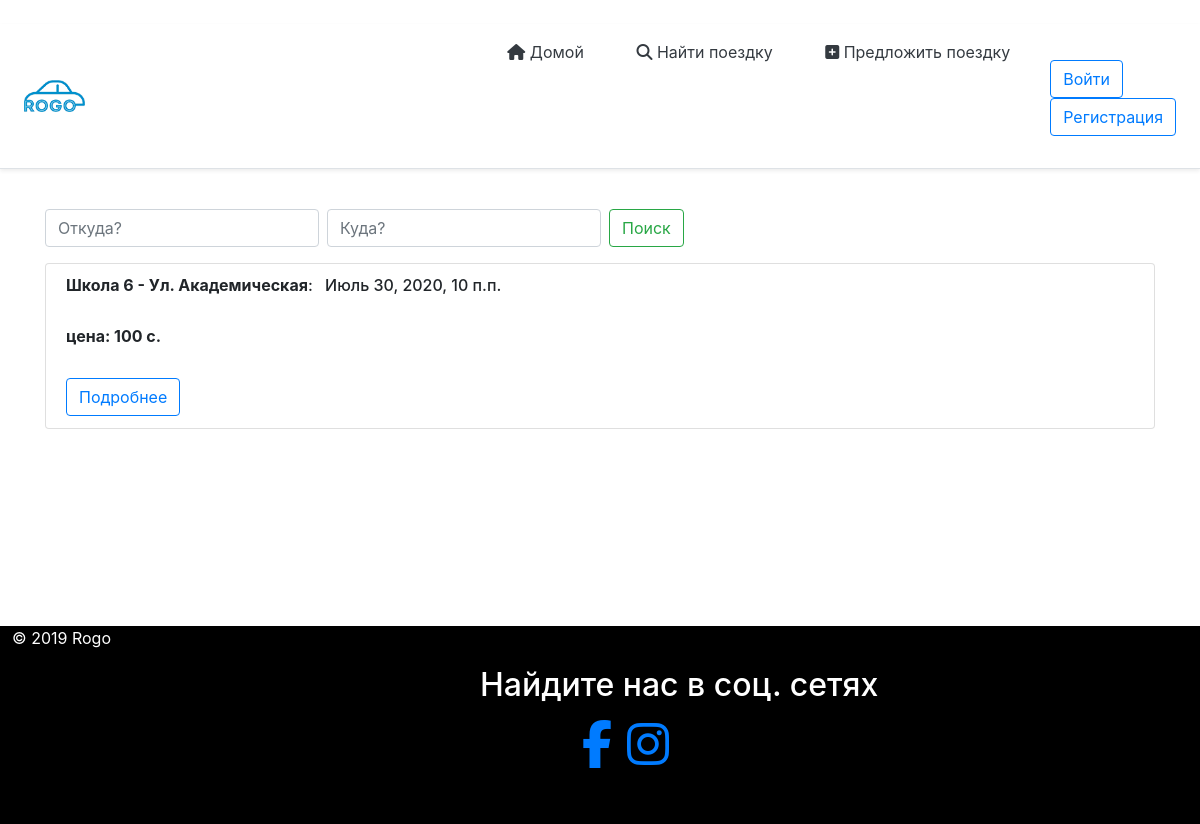
Page /list/ on the committed database.
### mainApp/models.py (models this page shows, shortened)
class Rides(models.Model):
    author = models.ForeignKey(User, on_delete = models.CASCADE, verbose_name = 'Создатель поездки', blank = True, null = True)
    date_create = models.DateTimeField(default=default_datetime(), null=True, blank = True, verbose_name = 'Дата создания')
    pick_up_location = models.CharField(max_length=120, verbose_name='Место сбора')
    drop_location = models.CharField(max_length=120, verbose_name='Пункт назначения')
    total_rides = models.IntegerField(verbose_name='Количество пассажиров(мин=1, макс=10)', validators=[MaxValueValidator(10),MinValueValidator(1)])
    date = models.DateField(verbose_name='Дата(гг-мм-дд)')
    time= models.TimeField(verbose_name='Время(ч:м)',auto_now=False, auto_now_add=False, null=True)
    price = models.CharField(max_length=120,verbose_name='Цена (с.)', default='')
    car = models.CharField(max_length=120,default='',verbose_name='Марка авто')
    car_number = models.CharField(max_length=12, verbose_name = 'Номер машины (01 0000 GG)', default = '')
    car_year_issue = models.CharField(max_length=4, verbose_name='Год выпуска машины', default = '')
    phone_number = models.CharField(max_length=15, default='', verbose_name='Номер телефона (используйте в начале код страны)')
    class Meta:
        verbose_name='Поездку' # отображение нужного названия в админ панели при редактировании
        verbose_name_plural='Поездки' # отображенпие нужного названия в панели админа

### mainApp/views.py (the view)
# urls.py: path('list/',views.ridesList,name='Home'),
def ridesList(request,*args,**kwargs):
    search_query = request.GET.get('search','')
    fail=False
    now = timezone.now()
    if search_query:
        listRides = Rides.objects.filter(Q(drop_location__icontains=search_query) )
    else:
        fail=True
        listRides = Rides.objects.filter(date__gte=now).order_by('date')
    search_query_pick = request.GET.get('search1','')
    if search_query_pick:
        listRides = Rides.objects.filter(pick_up_location__icontains=search_query_pick)
    else:
        listRides = Rides.objects.filter(date__gte=now).order_by('date')
    kwargs['list_rides'] = Rides.objects.filter(date__gte=now).order_by('date')
    context={ # через этот словарь можно передавать текст в html
   'listRides':listRides,
   'fail':fail,
    }
    return render(request,'rides/list.html',context)

### mainApp/templates/rides/list.html
{% extends "rides/index.html" %}
{% block content %}
    <div data-id="block" class="container mt-4">
        <form class="form-inline my-2 my-lg-0">
            <input class="form-control mr-sm-2" type="search" placeholder="Откуда?" aria-label="Search" name="search1" />
            <input class="form-control mr-sm-2" type="search" placeholder="Куда?" aria-label="Search" name="search" />
            <button class="btn btn-outline-success my-2 my-sm-0" type="submit">Поиск</button>
        </form>
        {% for i in listRides %}
        <ul class="list-group mt-3">
            <li class="list-group-item">
                <h6><b>{{i.pick_up_location}} - {{i.drop_location}}</b>: <span class="m-2">{{i.date}}, {{i.time}}</span></h6>
                <br />
                <h6><b>цена: {{i.price}} c.</b></h6>
                <br />
                {% if user.is_authenticated %}
                <a class="btn btn-outline-primary" href="/list/{{i.id}}">Подробнее</a>
                {% else %}
                <a class="btn btn-outline-primary" href="{% url 'login'%}?next={{request.path}}">Подробнее</a>
                {% endif %}
            </li>
        </ul>
        {% endfor %}
    </div>
        {% endblock %}

### static/mainApp/css/style.css (style rules this page uses)
body { background-image: url("image/pogoda.jpg"); }
html, body { height: 100%; width:100% }
* { margin: 0; padding: 0; }

### static/mainApp/css/media.css (style rules this page uses)
* { transition: all .2s; }

### mainApp/templates/rides/index.html (style rules this page uses)
li { list-style-type: none; }
ul { margin-left: 0; padding-left: 0; }
* { margin: 0; padding: 0; }
html, body { height: 100%; }

### rows in the picture
Rides: pick_up_location "Школа 6", drop_location "Ул. Академическая", date "Июль 30, 2020", time "10 п.п.", price "100"
